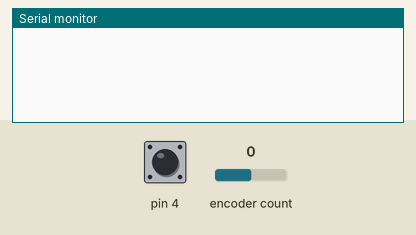
Simulated run of this sketch. Board: Arduino Uno, built with avr-gcc and run on an emulated ATmega328P. Parts: the last lines printed to the serial monitor. Inputs (shaded band) come from the test bench; at power-on: encoder count 0, pin 4 HIGH.

Above: at 1.2 s.
1.3 s: encoder count set to 1
At 2.0 s:
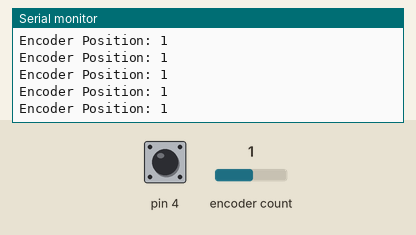
3.2 s: pin 4 driven LOW
At 3.6 s:
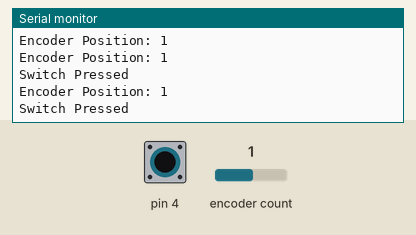
4.9 s: encoder count set to 2
At 5.21 s:
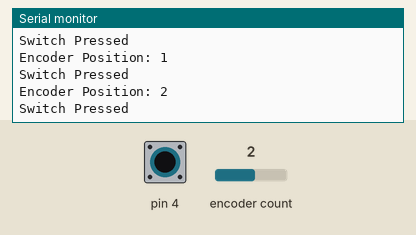
6.4 s: pin 4 driven HIGH
9.4 s: pin 4 pulsed LOW 2 times (0.12 s each, 0.3 s apart)
At 9.61 s:
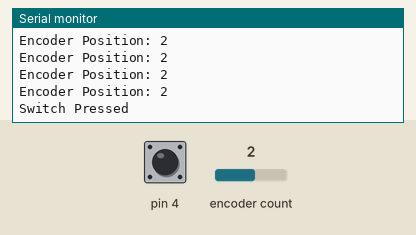

The sketch:

Rotary_Encoder.ino
```cpp
#include <RotaryEncoder.h>

RotaryEncoder encoder(2, 3); // CLK and DT pins of the encoder

void setup() {
  Serial.begin(9600);
}

void loop() {
  int16_t encoderPos = encoder.read();

  if (encoderPos != 0) {
    Serial.print("Encoder Position: ");
    Serial.println(encoderPos);
  }

  if (digitalRead(4) == LOW) {
    Serial.println("Switch Pressed");
    delay(200); // Debounce delay
  }
}
```

Measured:
- after the input at 1.3 s, the serial monitor: prints a new line at once (image 1)
- after the input at 3.2 s, the serial monitor: prints a new line after 0.09 s (image 2)
- after the input at 4.9 s, the serial monitor: prints a new line after 0.14 s (image 3)
- after the input at 9.4 s, the serial monitor: prints a new line after 0.08 s (image 4)
